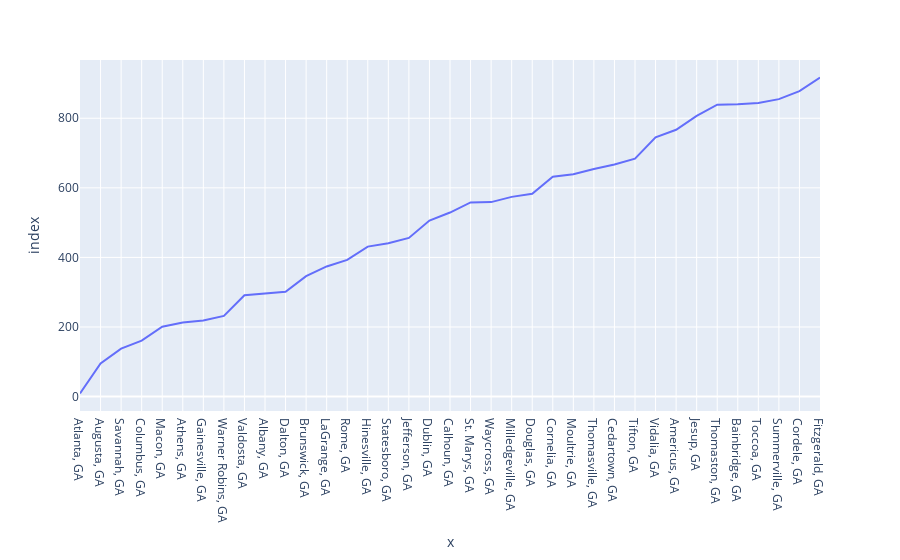

Notebook code cell kept with this figure:
### Code cell
px.line(ga_inv.mean(axis=1), x=ga_inv.region_name)

### Figure 1 — Plotly figure (JSON) as saved in the notebook; plotly's stock layout.template omitted (floating-point values rounded to 4 significant figures)
{"data": [{"hovertemplate": "x=%{x}<br>index=%{y}<extra></extra>", "legendgroup": "", "line": {"color": "#636efa", "dash": "solid"}, "marker": {"symbol": "circle"}, "mode": "lines", "name": "", "orientation": "h", "showlegend": false, "type": "scatter", "x": ["Atlanta, GA", "Augusta, GA", "Savannah, GA", "Columbus, GA", "Macon, GA", "Athens, GA", "Gainesville, GA", "Warner Robins, GA", "Valdosta, GA", "Albany, GA", "Dalton, GA", "Brunswick, GA", "LaGrange, GA", "Rome, GA", "Hinesville, GA", "Statesboro, GA", "Jefferson, GA", "Dublin, GA", "Calhoun, GA", "St. Marys, GA", "Waycross, GA", "Milledgeville, GA", "Douglas, GA", "Cornelia, GA", "Moultrie, GA", "Thomasville, GA", "Cedartown, GA", "Tifton, GA", "Vidalia, GA", "Americus, GA", "Jesup, GA", "Thomaston, GA", "Bainbridge, GA", "Toccoa, GA", "Summerville, GA", "Cordele, GA", "Fitzgerald, GA"], "xaxis": "x", "y": [9, 95, 138, 161, 201, 213, 219, 232, 291, 296, 301, 346, 374, 393, 431, 441, 456, 506, 529, 558, 559, 574, 583, 632, 639, 654, 667, 684, 745, 767, 807, 839, 840, 844, 855, 878, 917], "yaxis": "y"}], "layout": {"legend": {"tracegroupgap": 0}, "margin": {"t": 60}, "xaxis": {"anchor": "y", "domain": [0, 1], "title": {"text": "x"}}, "yaxis": {"anchor": "x", "domain": [0, 1], "title": {"text": "index"}}}}
